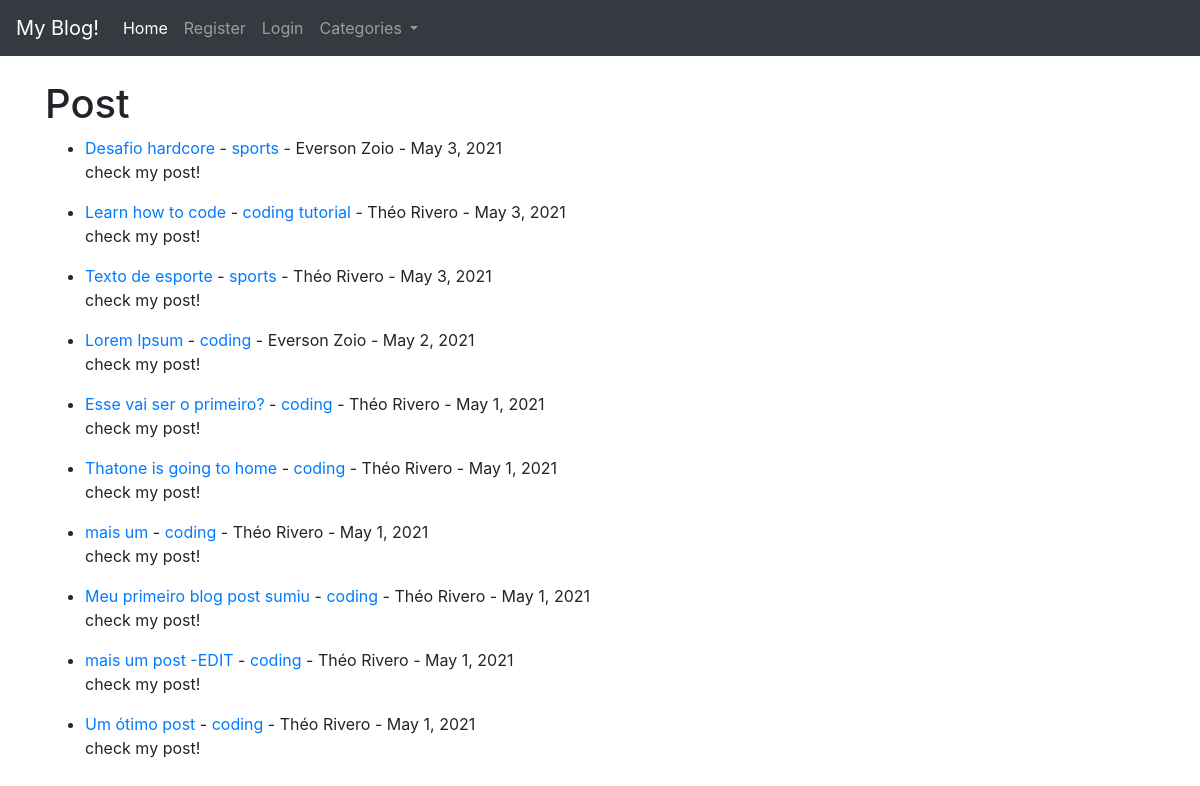
The app's page /, older data.
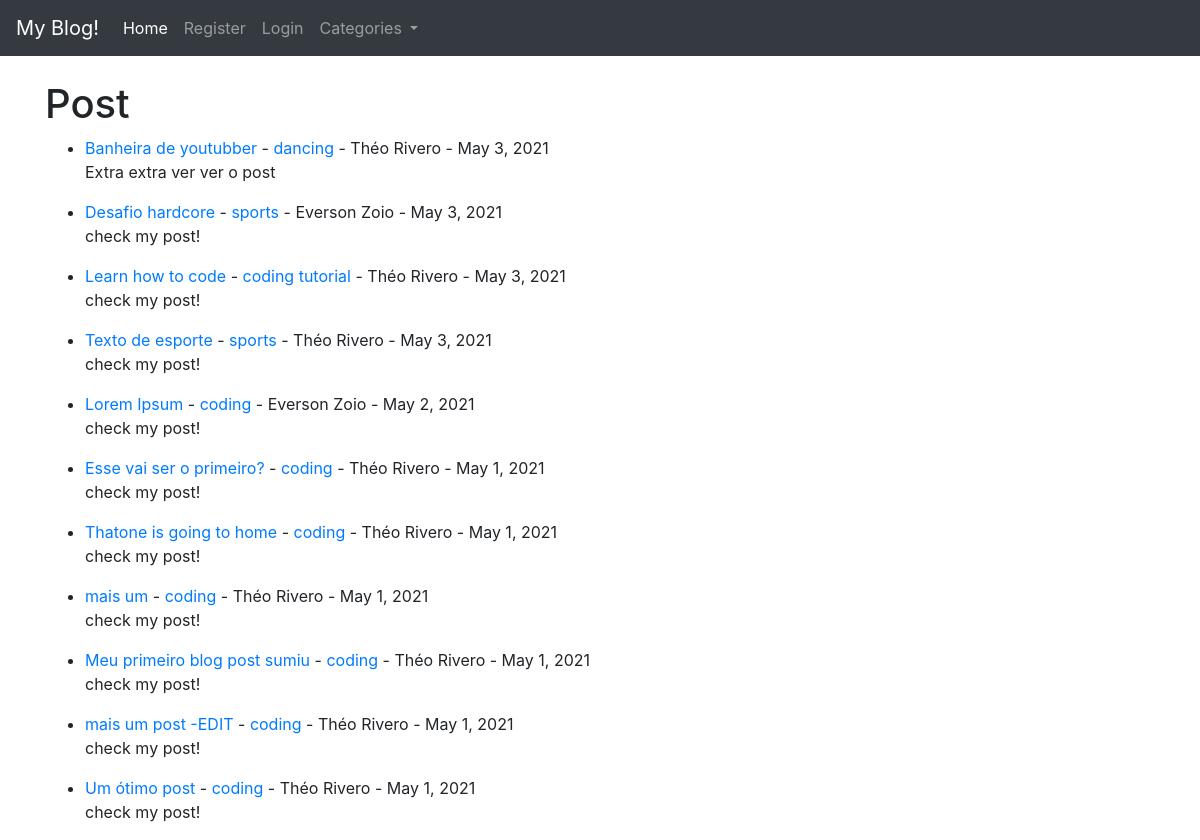
The same page, newer data.
### theblog/models.py (models this page shows, shortened)
class Post(models.Model):
	title = models.CharField(max_length=255)
	header_image = models.ImageField(null=True, blank=True, upload_to="images/")
	title_tag = models.CharField(max_length=255)
	snippet = models.CharField(max_length=255)
	author = models.ForeignKey(User, on_delete=models.CASCADE) #models.CASCADE caso o user seja apagado todos os seus posts são apagados tbm
	body = RichTextField(blank=True)
	post_date = models.DateField(auto_now_add=True)
	category = models.CharField(max_length=255)
	likes = models.ManyToManyField(User, related_name='blog_post')

### theblog/views.py (the view)
# urls.py: path('', HomeView.as_view(), name='home'),
class HomeView(ListView):
	model = Post
	template_name = 'home.html'
	ordering = ['-id']
	def get_context_data(self, *args, **kwargs):
		cat_menu = Category.objects.all()
		context = super(HomeView,self).get_context_data(*args, **kwargs)
		context['cat_menu'] = cat_menu
		return context

### theblog/templates/home.html (shortened to what this page needs)
{% extends 'base.html' %}
{% block content %}
<h1>Post</h1>
<ul>
{% for post in object_list %}
	<li>
		<a href="{% url 'article-detail' post.id %}">{{post.title}}</a> -
		<a href="{% url 'category' post.category|slugify %}">{{post.category}}</a> -
		{{post.author.first_name}} {{post.author.last_name}} - {{post.post_date}}
		<p>{{post.snippet|slice:":100"}}</p>
	</li>
{% endfor %}
</ul>
{% endblock %}

Row changes from the older to the newer data that the page shows:
added Post: title "Banheira de youtubber", category "dancing", author.first_name "Théo", author.last_name "Rivero", post_date "May 3, 2021", snippet "Extra extra ver ver o post"
